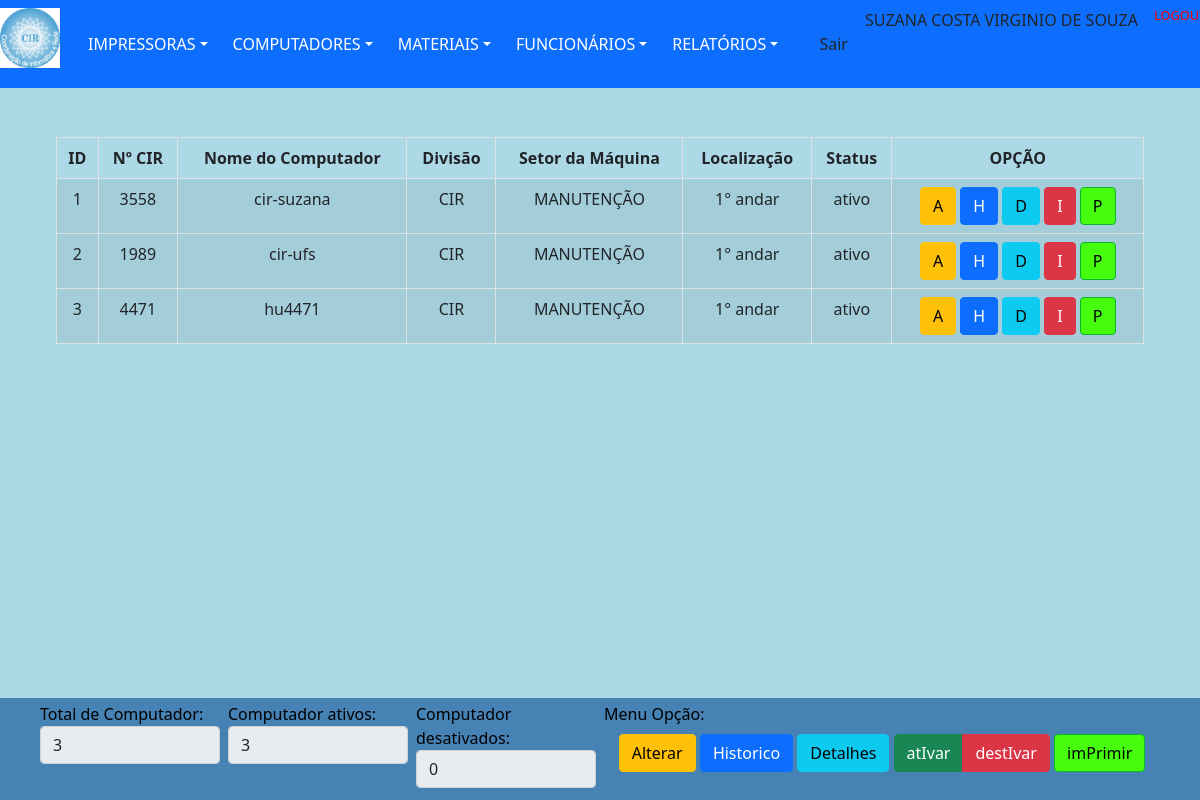
/views/computadorListar.php (signed in), run on the app's committed database.
### tables this page shows
CREATE TABLE `computador` (
  `idComputador` int(11) NOT NULL,
  `numCir` int(6) DEFAULT NULL,
  `numPatrimonio` int(11) DEFAULT NULL,
  `numPatReitoria` int(11) DEFAULT NULL,
  `nomeComputador` varchar(20) DEFAULT NULL,
  `dataCadastro` date DEFAULT NULL,
  `respCadastro` varchar(30) DEFAULT NULL,
  `dataAltCadastro` date DEFAULT NULL,
  `respAltCadastro` varchar(30) DEFAULT NULL,
  `sistemaOpera` varchar(21) DEFAULT NULL,
  `modelMaquina` varchar(50) DEFAULT NULL,
  `memoria` varchar(10) DEFAULT NULL,
  `numIp` varchar(15) DEFAULT NULL,
  `numMac` varchar(17) DEFAULT NULL,
  `tipoHD` varchar(255) DEFAULT NULL,
  `nomeUsuario` varchar(50) DEFAULT NULL,
  `statusComp` varchar(7) DEFAULT NULL,
  `obs` varchar(255) DEFAULT NULL,
  `idFuncionario` int(11) DEFAULT NULL,
  `idSetor` int(11) DEFAULT NULL,
  `idTipoProcessador` int(11) DEFAULT NULL
);

CREATE TABLE `setor` (
  `idSetor` int(11) NOT NULL,
  `idDivisao` int(11) DEFAULT NULL,
  `localizacao` varchar(10) DEFAULT NULL,
  `ramal` varchar(4) DEFAULT NULL,
  `respSetor` varchar(30) DEFAULT NULL,
  `nomeLocal` varchar(150) DEFAULT NULL
);

CREATE TABLE `divisao` (
  `idDivisao` int(11) NOT NULL,
  `divisao` varchar(10) DEFAULT NULL
);

### dao/DAO-controleCir.php (called while the page is built, shortened)
<?php
	class ControleCirDAO
		{
            public function ListarTudo($nomeTabela)
                {
                    $conn = Database::connect();
                    $conn->exec('SET CHARACTER SET utf8');
                    $sql = "SELECT * FROM $nomeTabela";
                    try
                        {
                            $listar = $conn->query($sql);
                            $buscar = $listar->fetchAll(PDO::FETCH_OBJ);
                            $numRows = $listar->rowCount();
                        }
                    catch (PDOException $exc)
                        {
                            $buscar = $exc->getTraceAsString();
                        }
                    return $buscar;
                }
            public function Buscalocal($idSetor)
                {
                    $conn = Database::connect();
                    $conn->exec('SET CHARACTER SET utf8');
                    $sql = "SELECT * FROM setor s, divisao d
                    WHERE s.idSetor = '$idSetor'
                    AND s.idDivisao = d.idDivisao";
                     try
                        {
                            $listar = $conn->query($sql);
                            $buscar = $listar->fetchAll(PDO::FETCH_OBJ);
                        }
                    catch (PDOException $exc)
                        {
                            $buscar = $exc->getTraceAsString();
                        }
                    return $buscar;
                }
        }
?>

### views/computadorListar.php (the view, shortened to what this page needs)
<?php
	include "../template/menuPrincipal.php";
	$inativo = 0;
	$ativo = 0;
?>
			<nav class="fixed  navbar navbar-dark">
				<div class="line col-md-12 p-5 position-absolute top-50 bottom-150 end-150">
                    <div class="col-md-12 py-5 px-2">
						<table class="table table-striped table-bordered table-condensed">
							<thead>
								<tr>
									<th>ID</th>
                                    <th>Nº CIR</th>
									<th>Nome do Computador</th>
									<th>Divisão</th>
									<th>Setor da Máquina</th>
									<th>Localização</th>
									<th>Status</th>
									<th>OPÇÃO</th>
								</tr>
							</thead>
							<tbody>
								<?php
									$nomeTabela = "computador";
									require_once '../dao/DAO-controleCir.php';
									$compAltDAO = new ControleCirDAO();
									foreach($compAltDAO-> ListarTudo($nomeTabela)  as $comp)
										{ ?>
											<tr>
												<td>
													<?php
														echo $idComputador = $comp->idComputador;
													?>
												</td>
												<td>
													<?php
														echo $numCir = $comp->numCir;
													?>
												</td>
												<td><?php echo $comp->nomeComputador ?></td>
												<td>
													<?php   $idSetor = $comp->idSetor;
															$setorDAO = new ControleCirDAO();
															foreach($setorDAO->Buscalocal($idSetor) as $Setor)
																{
																	$divisao1= $Setor->divisao;
																	$nomeLocal1 = $Setor->nomeLocal;
																	$localizacao1 = $Setor->localizacao;
																	echo $divisao1;
																}
													?>
												</td>
												<td><?php echo $nomeLocal1?></td>
												<td><?php echo $localizacao1?></td>
												<td><?php echo $statusComp = $comp->statusComp?></td>
												<td class='operations'>
                                                    <div class="btn-group pull-left" >
                                                        <a href="./computadorAlterar.php?action=1&id=<?php echo $comp->idComputador;?> " class="btn btn-small btn-warning table-edit">A<i class="icon-edit"></i></a>
                                                    </div>
                                                    <div class="btn-group pull-left">
                                                    	<a href="./historicoComp.php?action=1&id=<?php echo $comp->idComputador; ?>" class="btn btn-primary">H<i class="icon-remove"></i></a>
                                                    </div>
                                                    <div class="btn-group pull-left">
                                                        <a href="./computadorDetalhes.php?action=1&id=<?php echo $comp->idComputador; ?>" class="btn btn-info">D<i class="icon-remove"></i></a>
                                                    </div>
                                                    <div class="btn-group pull-left">
														<?php
                                                            if($statusComp != "ativo")
                                                                {
                                                                    $html = "<a href='../controllers/ativarDesativarComp.php?action=1&id=$idComputador' class='btn btn-small btn-success'>I<i class='icon-remove'></i></a>";
                                                                    $inativo++;
																	echo $html;
                                                                }
															else
                                                                {
                                                                    $html = "<a href='../controllers/ativarDesativarComp.php?action=2&id=$idComputador' class='btn btn-small btn-danger'>I<i class='icon-remove'></i></a>";
                                                                    $ativo++;
																	echo $html;
                                                                }
                                                        ?>
                                                    </div>
													<div class="btn-group pull-left">
                                                        <a href="../gerarPdf/ComputadorImprimirDados.php?action=1&id=<?php echo $comp->idComputador; ?>" class="btn btn-small btn-ufs">P<i class="icon-remove"></i></a>
                                                    </div>
                                                </td>
											<tr>
										<?php
										} ?>
							</tbody>
						</table>
					</div>
				</div>
			</nav>
		<div class="fixed-bottom p-1 px-md-5 col-md-12 bg-ufs text-black1">
			<div class="row">
				<div class="col px-md-1 col-md-2">
					<label for="inputSuccess" class="control-label">Total de Computador:</label>
					<input type="text" class="form-control" value="<?php echo $_SESSION['numUser'];?>" readonly >
				</div>
				<div class="col px-md-1 col-md-2">
					<label for="inputSuccess" class="control-label">Computador ativos:</label>
					<input type="text" class="form-control" value="<?php echo $ativo;?>" readonly>
				</div>
				<div class="col px-md-1 col-md-2">
					<label for="inputSuccess" class="control-label">Computador desativados:</label>
					<input type="text" class="form-control" value="<?php echo $inativo;?>" readonly>
				</div>
				<div class="col px-md-1 col-md-6">
					<label for="inputSuccess" class="control-label">Menu Opção:</label>
							<table class="table table-borderless">
								<thead>
									<tr>
										<th>
											<div class="btn-group pull-left" >
												<a class="btn btn-small btn-warning table-edit">Alterar<i class="icon-edit"></i></a>
											</div>
											<div class="btn-group pull-left">
												<a class="btn btn-primary">Historico<i class="icon-remove"></i></a>
											</div>
											<div class="btn-group pull-left">
												<a class="btn btn-info">Detalhes<i class="icon-remove"></i></a>
											</div>
											<div class="btn-group pull-left">
												<a class="btn btn-small btn-success">atIvar<i class="icon-remove"></i></a>
												<a class="btn btn-small btn-danger">destIvar<i class="icon-remove"></i></a>
											</div>
											<div class="btn-group pull-left">
												<a class="btn btn-small btn-ufs">imPrimir<i class="icon-remove"></i></a>
											</div>
										</th>
									</tr>
								</thead>
							</table>
				</div>
			</div>
		</div>
	</body>
</html>

### template/menuPrincipal.php (style rules this page uses)
body { background-color: #ADD8E6; }
table, th, td { padding: 5px; text-align:center; }

### data on the page
computador: idComputador "1", numCir "3558", nomeComputador "cir-suzana", idSetor.nomeLocal "MANUTENÇÃO", idSetor.localizacao "1° andar", statusComp "ativo"
setor: idDivisao.divisao "CIR"
computador: idComputador "2", numCir "1989", nomeComputador "cir-ufs", idSetor.nomeLocal "MANUTENÇÃO", idSetor.localizacao "1° andar", statusComp "ativo"
computador: idComputador "3", numCir "4471", nomeComputador "hu4471", idSetor.nomeLocal "MANUTENÇÃO", idSetor.localizacao "1° andar", statusComp "ativo"

### other printed values
$_SESSION["nomeFuncionario"] "SUZANA COSTA VIRGINIO DE SOUZA"
